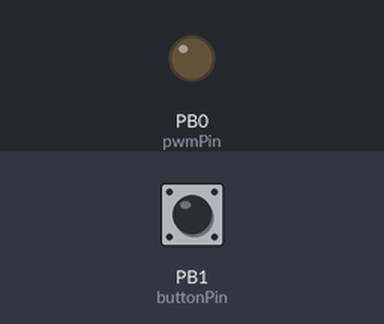
A sketch run on a simulated ATtiny85, built with avr-gcc and run on an emulated ATtiny85. Shown: output pins drawn as LEDs (lit = HIGH). The test bench sets the inputs (shaded band); at power-on: PB1 (buttonPin) HIGH.

Above: at 1.2 s.
1.3 s: PB1 (buttonPin) pulled LOW for 0.15 s
At 1.8 s:
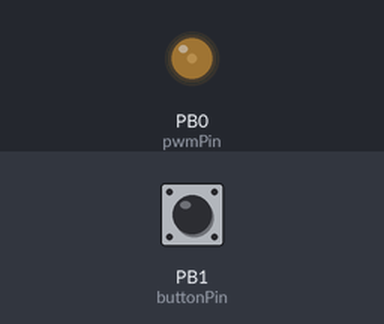
2.9 s: PB1 (buttonPin) pulled LOW for 1 s
At 4.2 s:
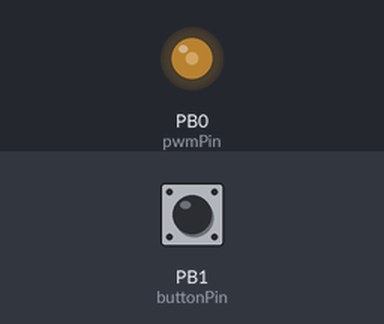
5.4 s: PB1 (buttonPin) pulled LOW for 0.15 s
At 6.1 s:
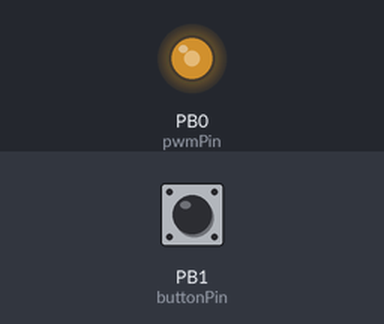
7.0 s: PB1 (buttonPin) pulled LOW for 3.2 s
At 7.4 s:
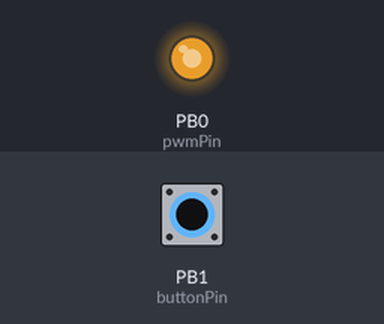
Timing chart, 0 to 10.0 s (numbered marks = the images above; inputs shaded):
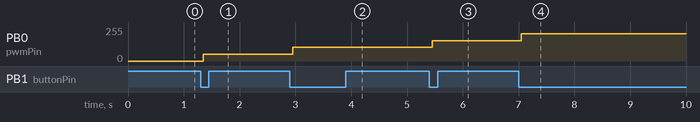

Measured:
- after the input at 1.3 s, PB0 (pwmPin): 0/255 → 51/255 after 0.05 s
- after the input at 2.9 s, PB0 (pwmPin): 51/255 → 102/255 after 0.05 s
- after the input at 5.4 s, PB0 (pwmPin): 102/255 → 153/255 after 0.05 s
- after the input at 7.0 s, PB0 (pwmPin): 153/255 → 204/255 after 0.05 s

The sketch:

led_strip_dimmer.ino
```cpp
// Configuración de pines
const int pwmPin = 0;       // Pin de salida PWM (pines compatibles en el ATtiny85 son 0 y 1)
const int buttonPin = 1;    // Pin de entrada para el pulsador
const int debounceDelay = 50;  // Tiempo de anti-rebote en milisegundos

int pwmValue = 0;
int step = 51;
bool buttonState = HIGH;
bool lastButtonState = HIGH;
unsigned long lastDebounceTime = 0;

void setup() {
  pinMode(pwmPin, OUTPUT);
  pinMode(buttonPin, INPUT_PULLUP);
  analogWrite(pwmPin, pwmValue);
}

void loop() {
  bool reading = digitalRead(buttonPin);

  if (reading != lastButtonState) {
    lastDebounceTime = millis();
  }

  if ((millis() - lastDebounceTime) > debounceDelay) {
    if (reading != buttonState) {
      buttonState = reading;

      if (buttonState == LOW) {
        pwmValue += step;

        if (pwmValue > 255) {
          pwmValue = 0;
        }

        analogWrite(pwmPin, pwmValue);
      }
    }
  }

  lastButtonState = reading;
}
```
